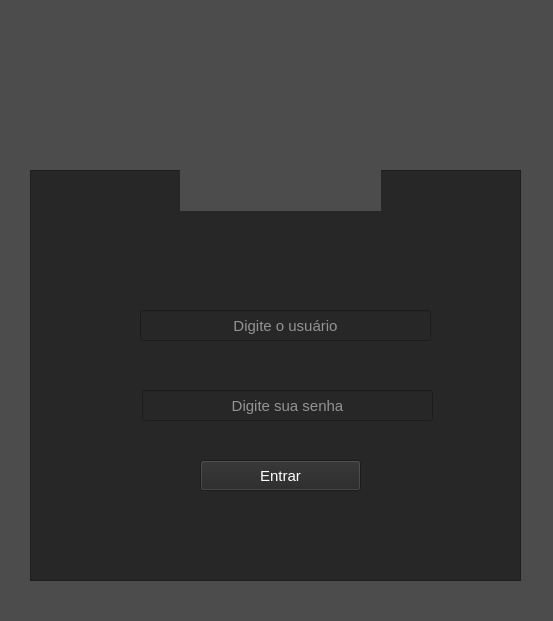
<?xml version="1.0" encoding="UTF-8"?>
<ui version="4.0">
 <class>Login</class>
 <widget class="QWidget" name="Login">
  <property name="geometry">
   <rect>
    <x>0</x>
    <y>0</y>
    <width>553</width>
    <height>621</height>
   </rect>
  </property>
  <property name="windowTitle">
   <string>Form</string>
  </property>
  <property name="styleSheet">
   <string notr="true">background-color: rgb(76, 76, 76);</string>
  </property>
  <widget class="QFrame" name="frame">
   <property name="geometry">
    <rect>
     <x>30</x>
     <y>170</y>
     <width>491</width>
     <height>411</height>
    </rect>
   </property>
   <property name="styleSheet">
    <string notr="true">background-color: rgb(39, 39, 39);</string>
   </property>
   <property name="frameShape">
    <enum>QFrame::StyledPanel</enum>
   </property>
   <property name="frameShadow">
    <enum>QFrame::Raised</enum>
   </property>
   <widget class="QLineEdit" name="txt_login">
    <property name="geometry">
     <rect>
      <x>110</x>
      <y>140</y>
      <width>291</width>
      <height>31</height>
     </rect>
    </property>
    <property name="font">
     <font>
      <family>Segoe UI</family>
      <pointsize>11</pointsize>
     </font>
    </property>
    <property name="styleSheet">
     <string notr="true">color: rgb(255, 255, 255);</string>
    </property>
    <property name="alignment">
     <set>Qt::AlignCenter</set>
    </property>
    <property name="placeholderText">
     <string>Digite o usuário</string>
    </property>
   </widget>
   <widget class="QLineEdit" name="txt_password">
    <property name="geometry">
     <rect>
      <x>112</x>
      <y>220</y>
      <width>291</width>
      <height>31</height>
     </rect>
    </property>
    <property name="font">
     <font>
      <family>Segoe UI</family>
      <pointsize>11</pointsize>
     </font>
    </property>
    <property name="styleSheet">
     <string notr="true">color: rgb(255, 255, 255);</string>
    </property>
    <property name="echoMode">
     <enum>QLineEdit::Password</enum>
    </property>
    <property name="alignment">
     <set>Qt::AlignCenter</set>
    </property>
    <property name="placeholderText">
     <string>Digite sua senha</string>
    </property>
   </widget>
   <widget class="QPushButton" name="btn_entrar">
    <property name="geometry">
     <rect>
      <x>170</x>
      <y>290</y>
      <width>161</width>
      <height>31</height>
     </rect>
    </property>
    <property name="font">
     <font>
      <family>Segoe UI</family>
      <pointsize>11</pointsize>
     </font>
    </property>
    <property name="cursor">
     <cursorShape>PointingHandCursor</cursorShape>
    </property>
    <property name="styleSheet">
     <string notr="true">
QPushButton{
	color:rgb(255,255,255);
}

QPushButton:hover{
	
	background-color: rgb(255,255,255);
	color:rgb(0,0,0);
}
</string>
    </property>
    <property name="text">
     <string>Entrar</string>
    </property>
   </widget>
  </widget>
  <widget class="QLabel" name="label">
   <property name="geometry">
    <rect>
     <x>180</x>
     <y>20</y>
     <width>201</width>
     <height>191</height>
    </rect>
   </property>
   <property name="text">
    <string/>
   </property>
   <property name="pixmap">
    <pixmap>user.png</pixmap>
   </property>
   <property name="scaledContents">
    <bool>true</bool>
   </property>
  </widget>
 </widget>
 <resources/>
 <connections/>
</ui>
